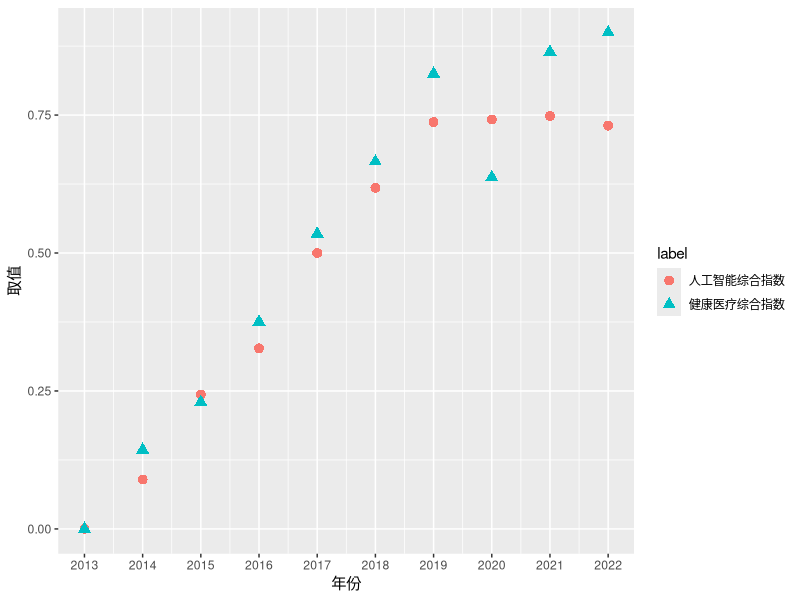
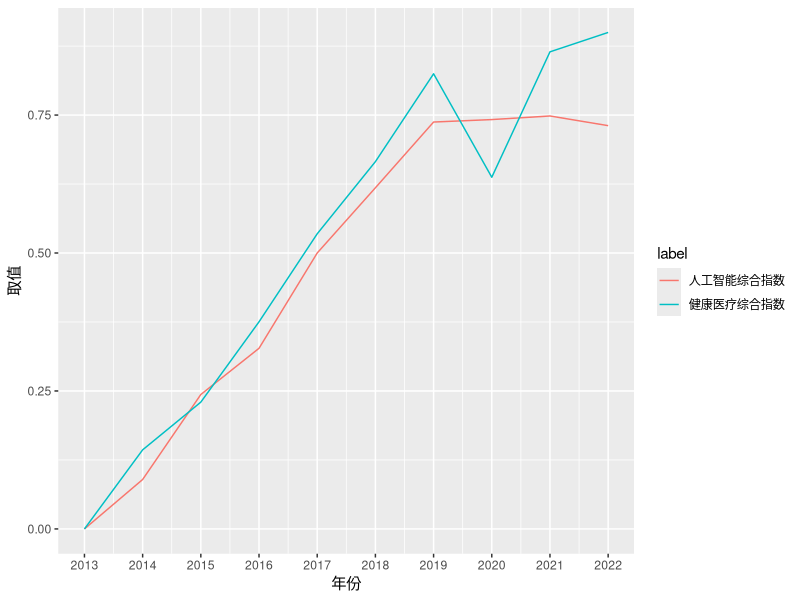
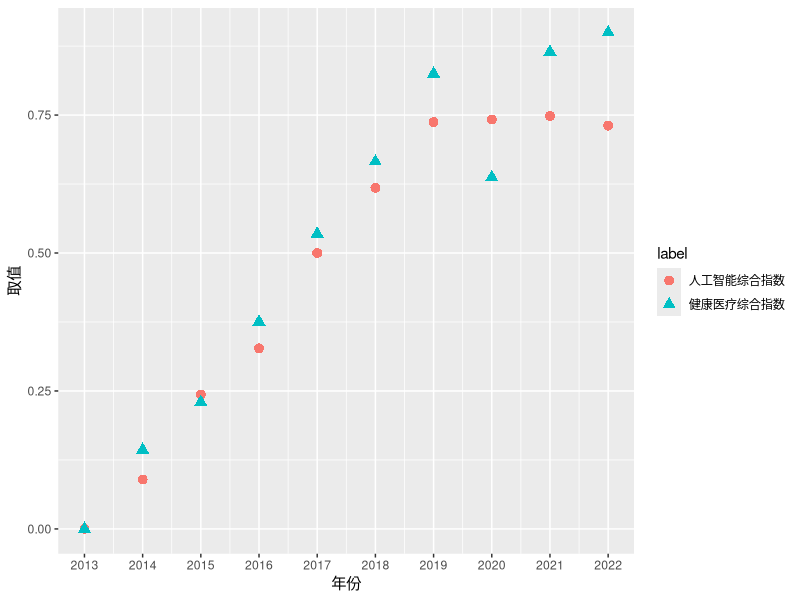
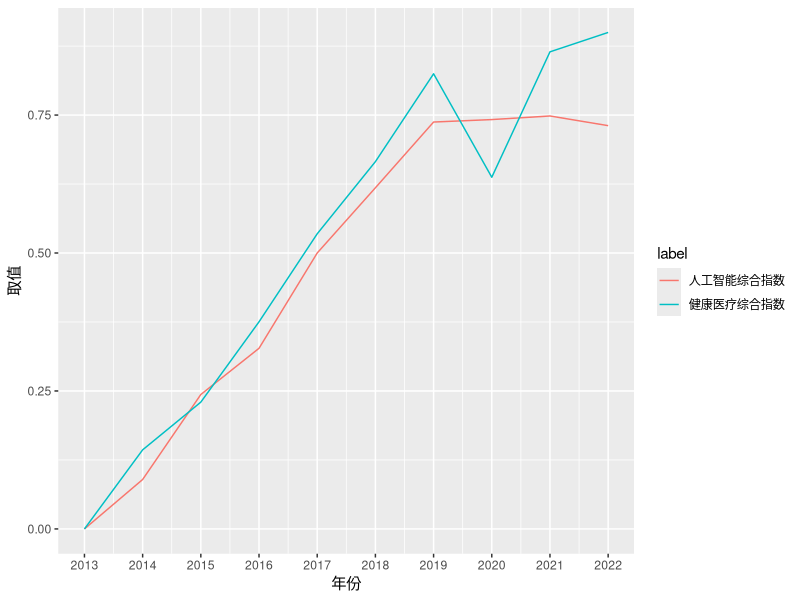

Reproduce these figures in R, in order.
library(readxl)
library(ggplot2)

df <- read_excel("./main.xlsx")
ggplot(df, aes(x = x, y = y)) +
    geom_point(aes(shape = label, color = label), size = 3) +
    scale_x_continuous(breaks = seq(2013, 2022)) +
    labs(x = "年份", y = "取值")
ggsave("1.svg", width = 8, height = 6)


ggplot(df, aes(x = x, y = y)) +
    geom_line(aes(shape = label, color = label)) +
    scale_x_continuous(breaks = seq(2013, 2022)) +
    labs(x = "年份", y = "取值")
ggsave("2.svg", width = 8, height = 6)
